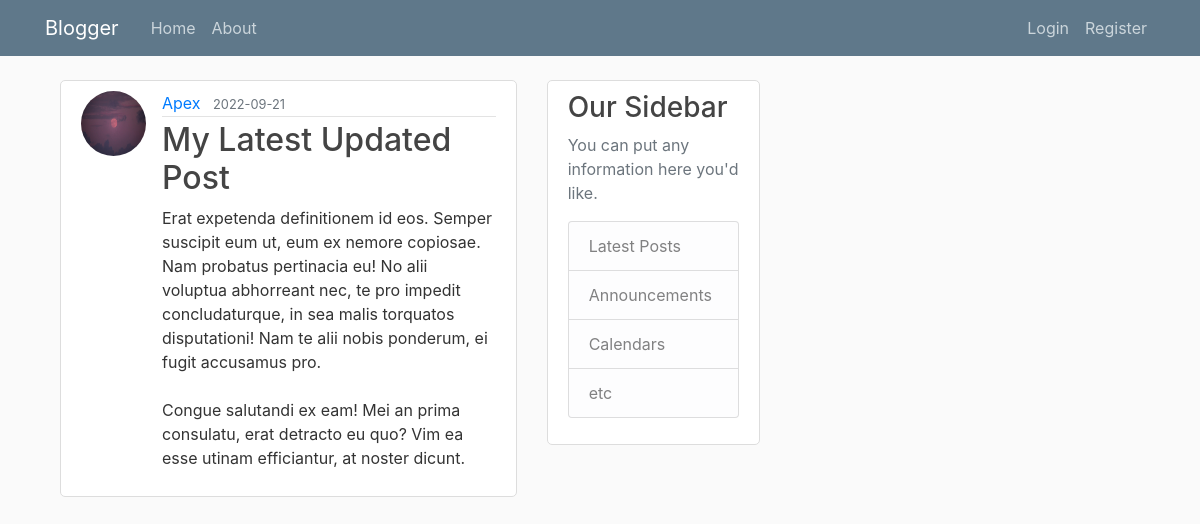
The app's page /post/97 with its own data.
### src/model.py (models this page shows, shortened)
class User(db.Model, UserMixin):
    id = db.Column(db.Integer, primary_key=True)
    username = db.Column(db.String(20), unique=True, nullable=False)
    email = db.Column(db.String(120), unique=True, nullable=False)
    image_file = db.Column(db.String(20), nullable=False, default='default.jpg')
    password = db.Column(db.String(60), nullable=False)
    posts = db.relationship('Post', backref='author', lazy=True)

class Post(db.Model):
    id = db.Column(db.Integer, primary_key=True)
    title = db.Column(db.String(100), nullable=False)
    date_posted = db.Column(db.DateTime, nullable=False, default=datetime.utcnow)
    content = db.Column(db.Text, nullable=False)
    user_id = db.Column(db.Integer, db.ForeignKey('user.id'), nullable=False)

### src/route/post_route.py (the view)
@app.route("/post/<int:post_id>")
def post(post_id):
    post = Post.query.get_or_404(post_id)
    return render_template('post.html', title=post.title, post=post)

### src/templates/post.html (shortened to what this page needs)
{% extends "base.html" %}
{% block content %}
  <article class="media content-section">
    <img class="rounded-circle article-img" src="{{ url_for('static', filename='profile_pics/' + post.author.image_file) }}">
    <div class="media-body">
      <div class="article-metadata">
        <a class="mr-2" href="{{ url_for('user_posts', username=post.author.username) }}">{{ post.author.username }}</a>
        <small class="text-muted">{{ post.date_posted.strftime('%Y-%m-%d') }}</small>
      </div>
      <h2 class="article-title">{{ post.title }}</h2>
      <p class="article-content">{{ post.content }}</p>
    </div>
  </article>
{% endblock content %}

### src/static/main.css (style rules this page uses)
body { background: #fafafa; color: #333333; margin-top: 5rem; }
h1, h2, h3, h4, h5, h6 { color: #444444; }
.content-section { background: #ffffff; padding: 10px 20px; border: 1px solid #dddddd; border-radius: 5px; margin-bottom: 20px; overflow-x:auto; }
.article-title { color: #444444; }
.article-content { white-space: pre-line; }
.article-img { height: 65px; width: 65px; margin-right: 16px; }
.article-metadata { padding-bottom: 1px; margin-bottom: 4px; border-bottom: 1px solid #e3e3e3 }

### records on screen
User: image_file (placeholder picture), author.username "Apex"
Post: date_posted "2022-09-21", title "My Latest Updated Post", content "Erat expetenda definitionem id eos. Semper suscipit eum ut, eum ex nemore copiosae. Nam probatus pertinacia eu! No alii voluptua abhorreant nec, te pro impedit concludaturque, in sea malis torquatos disputationi! Nam te alii nobis ponderum, ei fugit accusamus pro. Congue salutandi ex eam! Mei an prima consulatu, erat detracto eu quo? Vim ea esse utinam efficiantur, at noster dicunt."
